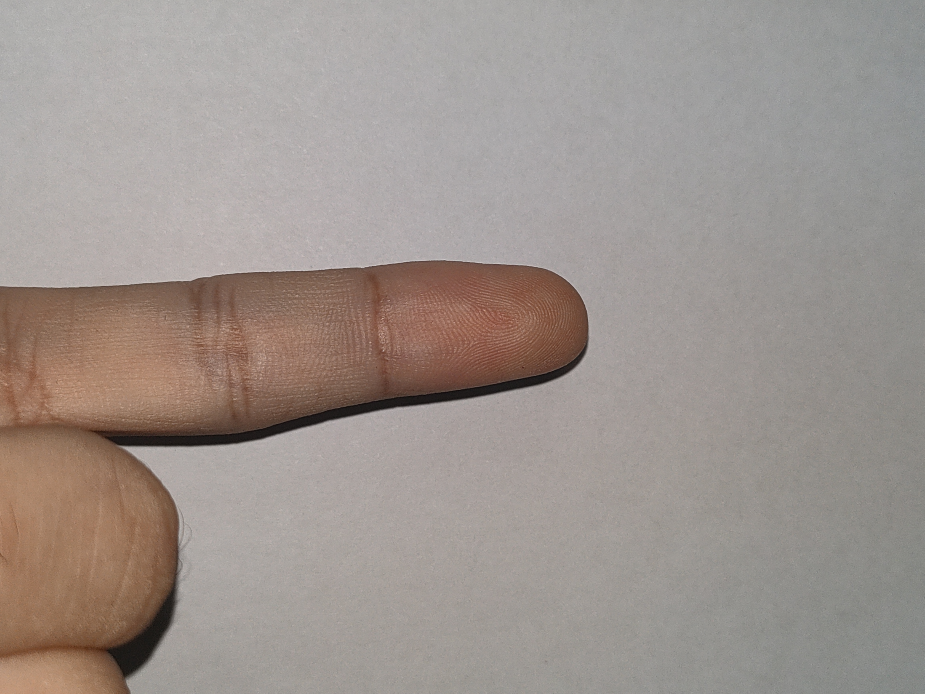
#> input picture Sample Data/FingerPhoto/1_1.jpg, 4624 x 3468 px (shown at 1/5 size); its folder holds 4 pictures in this run
$ python verify_case_run.py
#> lines starting #> are read from the running program, lines starting #| are printed output that depends on the picture; after the words box and inside, x2 and y2 are one past the last pixel; in counts of white or black regions, pixels touching at a corner belong together; pictures that were not available may be replaced by others from this repository, and a replacement may not be noted
### Direct Frequency Estimation/src/algorithm/fingerphotoSegmentation.py
import cv2 as cv
import numpy as np
import matplotlib.pyplot as plt
from skimage.measure import regionprops

def cropFingertip(input_img, mask_img):
    '''
        Crop Fingerphoto by using "mask_img" to Bouding Box
    '''
    # -> Get Object and their properties
    _, label_img = cv.connectedComponents(mask_img)
    feature_vects = regionprops(label_img)
    # -> Find Largest Object index (assume it is Fingertip Object)
    max_area = 0
    for i in range(len(feature_vects)):
        if feature_vects[i].area > max_area:
            max_idx = i
            max_area = feature_vects[i].area

    # -> Find bounding box for cropping, "bbox_pos" = (y_topLeft, x_topLeft, y_botRight, x_botRight)
    bbox_pos = feature_vects[max_idx].bbox
    # -> Crop both "input_img" and "mask_img"
    input_crop = input_img[bbox_pos[0]:bbox_pos[2], bbox_pos[1]:bbox_pos[3]]
    mask_crop = mask_img[bbox_pos[0]:bbox_pos[2], bbox_pos[1]:bbox_pos[3]]

    # [6 lines of commented-out code are left out]

    return input_crop, mask_crop

def transformFinger(input_img):
    '''
        Transform Fingerphoto into the same perspective as Fingerprint
    '''
    # -> Rotate Fingerphoto to be Vertical
    rotate_img = cv.rotate(input_img, cv.ROTATE_90_COUNTERCLOCKWISE)
    # -> Flip, Mirroring vertical-axis
    flip_img = cv.flip(rotate_img, 1)

    return flip_img

def fingerphotoSegmentation(input_img, segment_img):
    '''
       "Main" : Fingerphoto (Fingertip) Segmentation by using Manual Masking
    '''
    ### => Thresholding to get binary mask image
    0, 127, 255
    base_mask = np.where(segment_img > 190, 255, 0)
    finger_mask = np.where(segment_img > 100, 255, 0)
    mask_img = np.logical_xor(finger_mask, base_mask).astype(np.uint8) * 255
    ### => Crop Fingertip
    input_crop, mask_crop = cropFingertip(input_img, mask_img)
    ### => Transform Finger Direction (to be same as Fingerprint)
    input_crop = transformFinger(input_crop)
    mask_crop = transformFinger(mask_crop)

    # [5 lines of commented-out code are left out]

    return input_crop, mask_crop

### Direct Frequency Estimation/src/algorithm/fingerphotoEnhancement.py
import cv2 as cv
import numpy as np
import matplotlib.pyplot as plt

def blurImage(input_img, blurSize_ratio):
    '''
        Blur for suppressing noise, the size is referent to input_img size
    '''
    # -> Set Gaussian Window Size
    gauss_size = int(blurSize_ratio * min(input_img.shape))
    if gauss_size % 2 == 0:
        gauss_size += 1
    # -> Apply Gaussian Blur (Sigma distribute fit to window size)
    blur_img = cv.GaussianBlur(input_img, (gauss_size, gauss_size), 0)

    return blur_img

def differentOfGaussian(input_img, blurSize_ratio):
    '''
        Find the Different between "input_img" and
        "gauss_img" (the input that filtered by gaussian filter)
    '''
    # -> Set Gaussian Window Size
    gauss_img = blurImage(input_img, blurSize_ratio)
    # -> Sharpening by Subtract with Low-passed image
    dog_img = input_img.astype(float) - gauss_img.astype(float)    # to "float" prevent the overflowing

    return dog_img

def convertRange(input_array, min_val, max_val):
    '''
        Convert any value range array into specifc range value array
    '''
    # -> Convert into [0, 1]
    norm_array = (input_array - input_array.min()) / (input_array.max() - input_array.min())
    # -> Convert [0, 1] into [min_val, max_val]
    output_array = (norm_array * (max_val - min_val)) + min_val

    return output_array

def clahe(input_img, window_params, clip_ratio):
    '''
        Contrast Limited Adaptive Histogram Equalization
        adaptive with "WINDOW_SIZE"
    '''
    # -> Window parameter for adaptive window partition
    WINDOW_SIZE, STRIDE_SIZE = window_params
    # -> Number of row and column for specific "WINDOW_SIZE"
    # tile_row = 1 if input_img.shape[0]//WINDOW_SIZE == 0 else tile_row = input_img.shape[0]//WINDOW_SIZE
    # tile_col = 1 if input_img.shape[1]//WINDOW_SIZE == 0 else tile_col = input_img.shape[1]//WINDOW_SIZE
    tile_row = (lambda: 1, lambda: input_img.shape[0]//WINDOW_SIZE)[input_img.shape[0] // WINDOW_SIZE == 0]()
    tile_col = (lambda: 1, lambda: input_img.shape[1]//WINDOW_SIZE)[input_img.shape[1] // WINDOW_SIZE == 0]()

    # -> Clip Limit, ratio refernet to "WINDOW_SIZE"
    clip_limit = (WINDOW_SIZE * WINDOW_SIZE) * clip_ratio
    # -> CLAHE
    CLAHE = cv.createCLAHE(clipLimit=clip_limit, tileGridSize=(tile_col, tile_row))
    clahe_img = CLAHE.apply(input_img)

    return clahe_img

def fingerphotoEnhancement(input_img, mask_img, window_params):
    '''
        "Main" : Fingerphoto Enhancement to boost Fingerprint Detail
    '''
    ### => Different of Gaussian
    dog_img = differentOfGaussian(input_img, blurSize_ratio=0.05)
    ### => Convert to [0, 255]
    dog_img = convertRange(dog_img, 0, 255).astype(np.uint8)
    ### => Blur image to suppress noise
    dog_img = blurImage(dog_img, blurSize_ratio=0.02)
    ### => apply CLAHE
    clahe_img = clahe(dog_img, window_params, clip_ratio=0.06)
    ### => Invert Ridge <-> Valley intensity
    inv_img = 255 - clahe_img
    ### => Convert to [-1, 1]
    inv_img = convertRange(inv_img, -1, 1)
    ### => Masking Fingertip
    ench_img = inv_img * mask_img

    # [6 lines of commented-out code are left out]

    return ench_img


### Direct Frequency Estimation/src/modules/utils/getFilenameWithoutExtension.py
import os

def getFilenameWithoutExtension(file_abs_path, getFileType=False):
    file_basename = [os.path.basename(x) for x in file_abs_path]

    if not getFileType:
        file_purename = [x.split('.')[0] for x in file_basename]
        return file_purename

    return file_basename

### Direct Frequency Estimation/src/algorithm/fourierFeatures.py
import cv2 as cv
import numpy as np
import matplotlib.pyplot as plt

from modules.fourierEngine import Fourier2D

# [39 lines left out: functions createRing, freqFilters, not called in this run]

def fourierFeatures(input_img):
    '''
        Features Extraction with Fourier Transformation
    '''
    ### => Short-Time Foruier Transformation
    FFT = Fourier2D(input_img, window_func="Gaussian")
    FFT.fft()
    # - Get Fourier
    magnitude = FFT.centerBanning(hp_filter="Gaussian")

    ### => Frequency Filters
    BAND_WIDTH = int(min(magnitude.shape)*0.01)
    STRIDE_WIDTH = BAND_WIDTH // 2
    freq_filters = freqFilters(magnitude, BAND_WIDTH, STRIDE_WIDTH)

    return freq_filters

### Direct Frequency Estimation/src/verify_case_run.py
import argparse as argument
import cv2 as cv
import numpy as np
import matplotlib
import time
# matplotlib.use("Agg")
import matplotlib.pyplot as plt
from tqdm import tqdm
from glob import glob

from modules.padding import valuePadding2D
from modules.utils import *

# <-------------------------------> Algorithm Process <------------------------------------->
from algorithm.fingerphotoSegmentation import fingerphotoSegmentation
from algorithm.fingerphotoEnhancement import fingerphotoEnhancement
from algorithm.fourierFeatures import fourierFeatures
from algorithm.sizeRepresentation import sizeRepresentation
# <------------------------------> Save Result Function <----------------------------------->
from saves.medianResponseScale import medianResponseScale
from saves.readError import readError
from saves.resizeImage import resizeImage
from saves.resizeRatio import resizeRatio

# <---------------------------------> Local Function <-------------------------------------->
def RES2LSfilename(input_filename):
    '''
        Convert from RES format to LS format filename
    '''
    id_name = input_filename.split('_')
    # -> Reform convert
    output_filename = id_name[0] + '_' + id_name[1]
    # -> file type
    output_file = output_filename + ".bmp"

    return output_filename, output_file

# <------------------------------> Algorithm Parameters <----------------------------------->
# -> Short-Time Window Parameters
WINDOW_SIZE = 128
STRIDE_SIZE = WINDOW_SIZE // 4
window_params = [WINDOW_SIZE, STRIDE_SIZE]
# -> Frequency Subbands Parameters
BAND_WIDTH = 2
STRIDE_WIDTH = BAND_WIDTH // 2
freq_params = [BAND_WIDTH, STRIDE_WIDTH]
# -> Orientation Subbands Parameters
BAND_THETA = 10
STRIDE_THETA = BAND_THETA // 2
orient_params = [BAND_THETA, STRIDE_THETA]
# <--------------------------------> PATH Parameters <------------------------------------->
INPUT_PATH = "../Sample Data/FingerPhoto/"
REFERENT_PATH = "../Sample Data/FingerPrint/"
SEGMENT_PATH = "../Sample Data/FingerPhoto Segment/"
OUTPUT_PATH = "output/"

if __name__ == "__main__":
    ### - 2250
    ### >>> Set Arguments
    argParser = argument.ArgumentParser(description="Create Scale Referent Subbands Database")
    argParser.add_argument("-i", "--input", default=INPUT_PATH, help="input fingerphoto PATH")
    argParser.add_argument("-r", "--reference", default=REFERENT_PATH, help="referent fingerprint PATH")
    argParser.add_argument("-s", "--segment", default=SEGMENT_PATH, help="input segment PATH")
    argParser.add_argument("-o", "--output", default=OUTPUT_PATH, help="output rescale PATH")
    argParser.add_argument("-f", "--first", type=int, default=0, help="First Index")
    argParser.add_argument("-l", "--last", type=int, default=-1, help="Last Index")
    ### >>> Set Parameters from Arguments
    args = argParser.parse_args()
    input_path = args.input
    ref_path = args.reference
    segment_path = args.segment
    output_path = args.output
    first_idx = args.first
    last_idx = args.last
    ### > Get All files in the "input_path"
    # Input Fingerphoto
    input_files = glob(input_path + "*")
    input_filenames = getFilenameWithoutExtension(input_files)
    # Segmentation Mask
    segment_files = glob(segment_path + "*")
    ### >>> Arrange Parameters
    if last_idx == -1:
        last_idx = len(input_files)
    output_path = output_path + "verify_case_run/"

    # total_time = 0

    for i in tqdm(range(first_idx, last_idx)):
        ### -> Read Image and convert to Grayscale
        # - Input Fingerphoto Image
        input_img = cv.imread(input_files[i])
#> input_img is the input picture: shape (3468, 4624, 3); mean B, G, R 142.3, 147.8, 157.5
        input_img = cv.cvtColor(input_img, cv.COLOR_BGR2GRAY)
#> input_img: shape (3468, 4624)
        # - Referent Fingerprint Image
        ref_filename, ref_file = RES2LSfilename(input_filenames[i])
        ref_img = cv.imread(ref_path + ref_file)
        ref_img = cv.cvtColor(ref_img, cv.COLOR_BGR2GRAY)
        # - Input Segmentation of Fingerphoto Image
        segment_img = cv.imread(segment_files[i])
        segment_img = cv.cvtColor(segment_img, cv.COLOR_BGR2GRAY)

        ### => Fingerphoto Process
        # - Fingerphoto (Fingertip) Segmentation
        input_crop, mask_crop = fingerphotoSegmentation(input_img, segment_img)
#> in fingerphotoSegmentation, `base_mask = np.where(segment_img > 190, 255, 0)`:
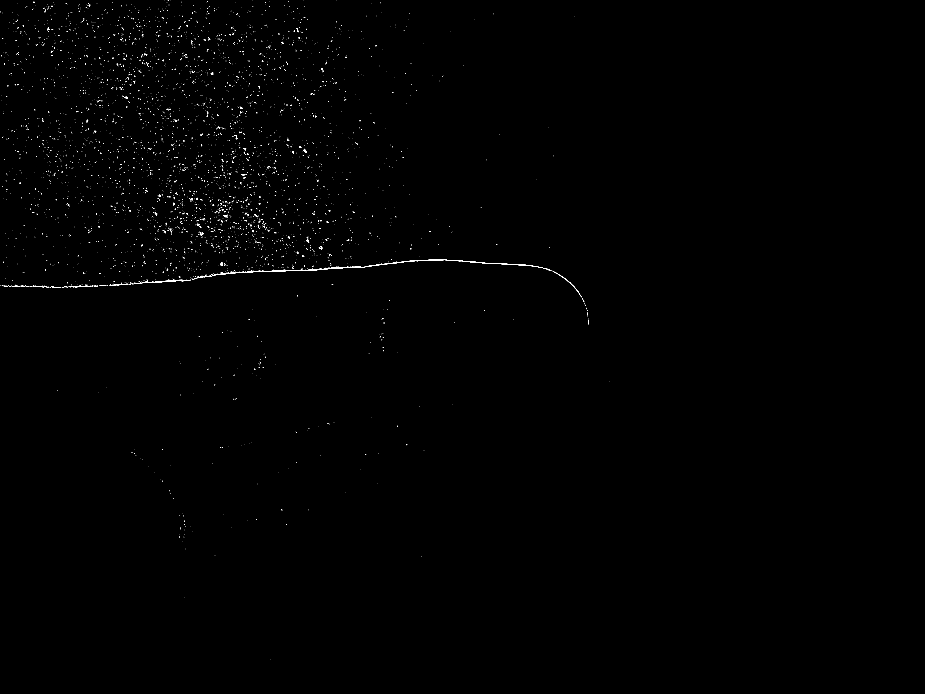
#> base_mask: shape (3468, 4624) int64 (shown at 1/5 size); 0.16% white in thin lines or dots, all inside (x1, y1, x2, y2) = (0, 0, 3047, 3299)
#> in fingerphotoSegmentation, `finger_mask = np.where(segment_img > 100, 255, 0)`: finger_mask: shape (3468, 4624) int64; 93.5% white; 7177 black regions (5697 under 20 px), largest, box (x1, y1, x2, y2) and area: (0, 1301, 2943, 3468) 917605, (2295, 1456, 2520, 1521) 1494, (2312, 1477, 2492, 1532) 1208
#> in fingerphotoSegmentation, `mask_img = np.logical_xor(finger_mask, base_mask).astype(np.uint8) * 255`:
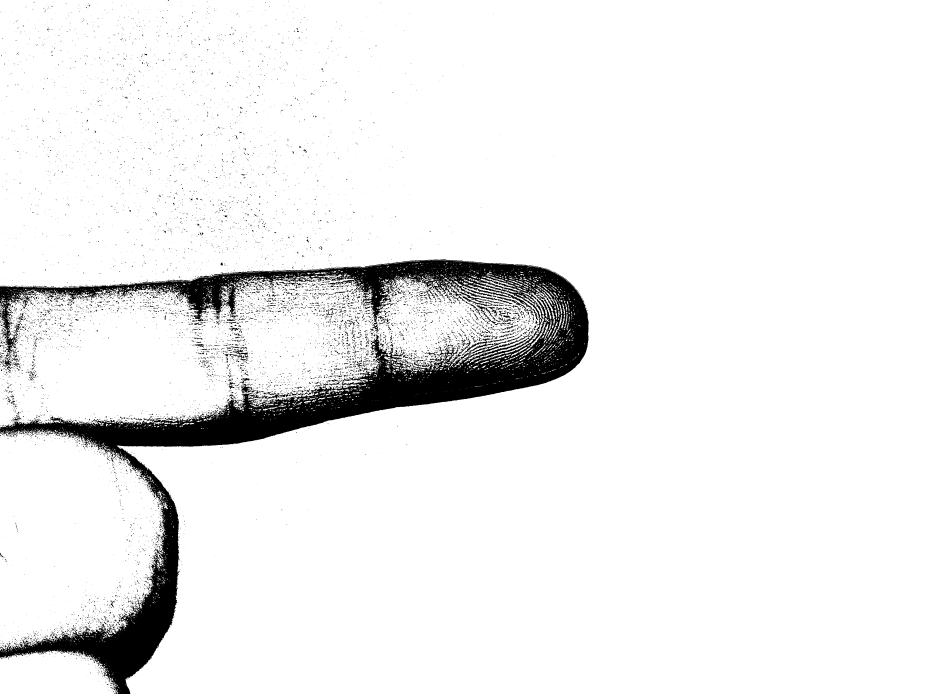
#> mask_img: shape (3468, 4624) (shown at 1/5 size); 93.3% white; 11020 black regions (9404 under 20 px)
#> in cropFingertip, `_, label_img = cv.connectedComponents(mask_img)`:
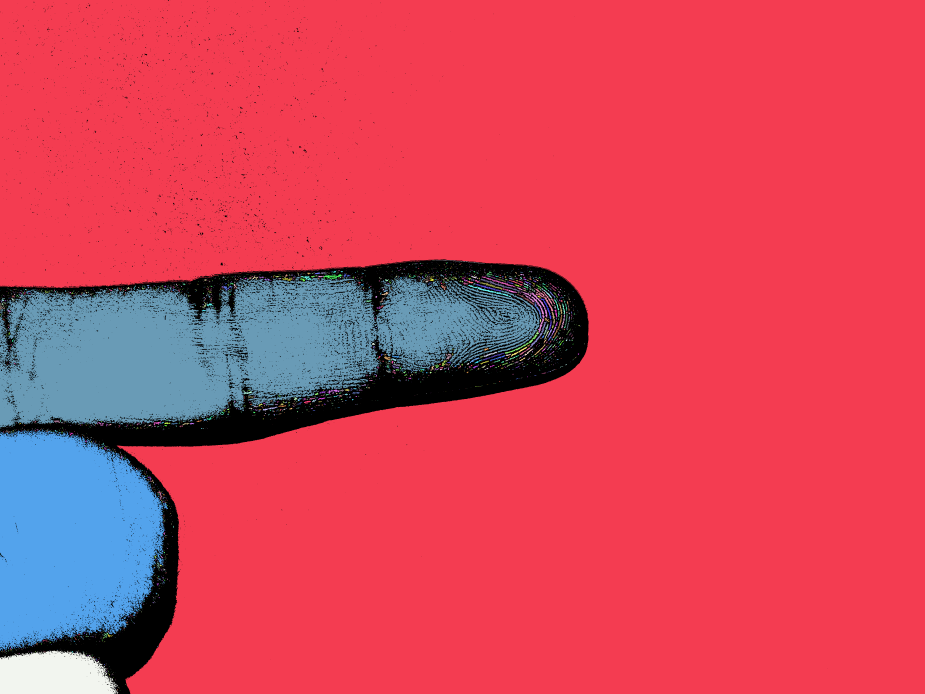
#> label_img: shape (3468, 4624) int32 (shown at 1/5 size); 3377 distinct labels, from 0 to 3376; one colour per label, 0 black
#> in cropFingertip, `feature_vects = regionprops(label_img)`: feature_vects = 3376 regions; largest, box (x1, y1, x2, y2) and area: (0, 0, 4624, 3468) 12829057, (0, 1379, 2699, 2142) 1234058, (0, 2148, 840, 3254) 714375, (0, 3252, 592, 3468) 104501, (2605, 1457, 2738, 1663) 3263
#> the loop in cropFingertip, `for i in range(len(feature_vects)):` made 3376 passes
#> (max_idx, max_area) on pass 1: (0, 12829057)
#> after the loop in cropFingertip, `for i in range(len(feature_vects)):`: max_area = 12829057; max_idx = 0
#> in cropFingertip, `bbox_pos = feature_vects[max_idx].bbox`: bbox_pos = (0, 0, 3468, 4624)
#> in transformFinger (call 2), `rotate_img = cv.rotate(input_img, cv.ROTATE_90_COUNTERCLOCKWISE)`: rotate_img: shape (4624, 3468); 93.3% white; 11020 black regions (9404 under 20 px), largest, box (x1, y1, x2, y2) and area: (1297, 1681, 3468, 4624) 922759, (1456, 2104, 1521, 2329) 1494, (1477, 2132, 1532, 2312) 1208
#> in transformFinger (call 2), `flip_img = cv.flip(rotate_img, 1)`:
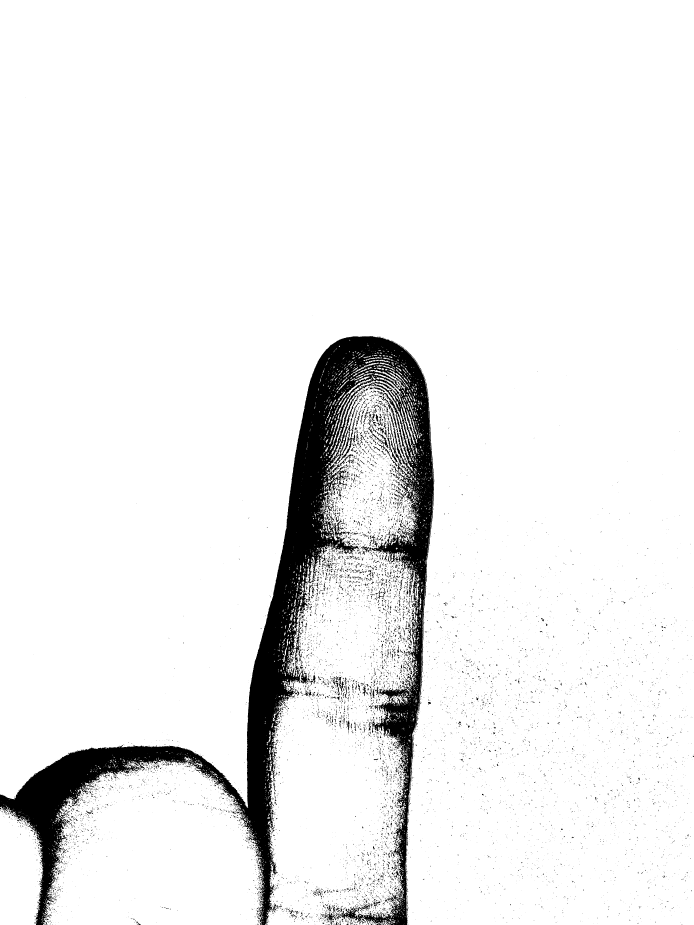
#> flip_img: shape (4624, 3468) (shown at 1/5 size); 93.3% white; 11020 black regions (9404 under 20 px), largest, box (x1, y1, x2, y2) and area: (0, 1681, 2171, 4624) 922759, (1947, 2104, 2012, 2329) 1494, (1936, 2132, 1991, 2312) 1208
        # - Fingerphoto (Fingertip) Enhancement
        ench_img = fingerphotoEnhancement(input_crop, mask_crop, window_params)
#> in differentOfGaussian, `dog_img = input_img.astype(float) - gauss_img.astype(float)    # to "f..`:
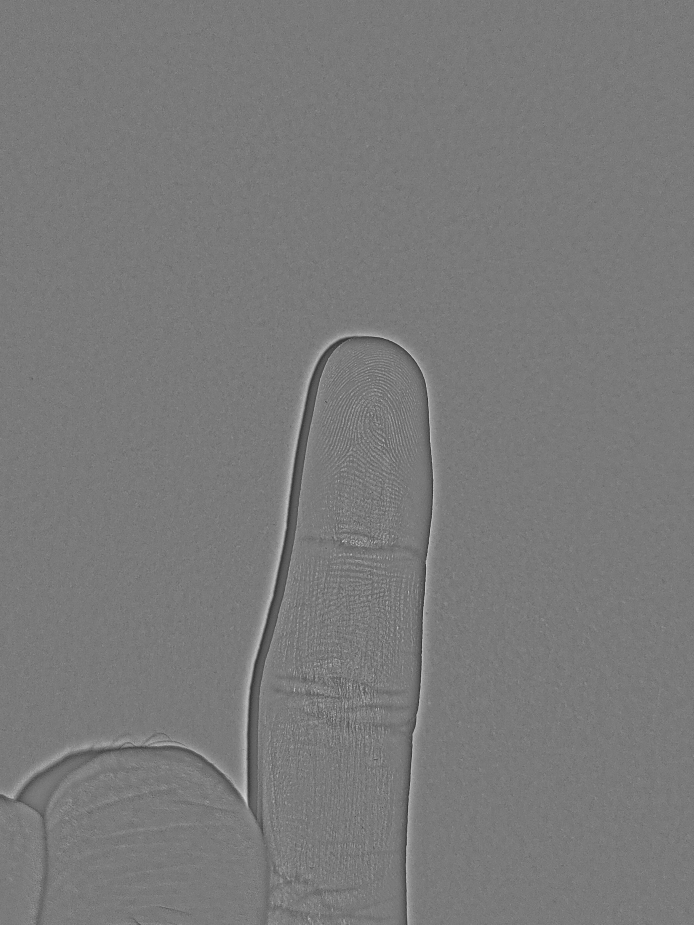
#> dog_img: shape (4624, 3468) float64 (shown at 1/5 size); min -110, max 119, mean 0; drawn with min black and max white
#> in clahe, `clahe_img = CLAHE.apply(input_img)`:
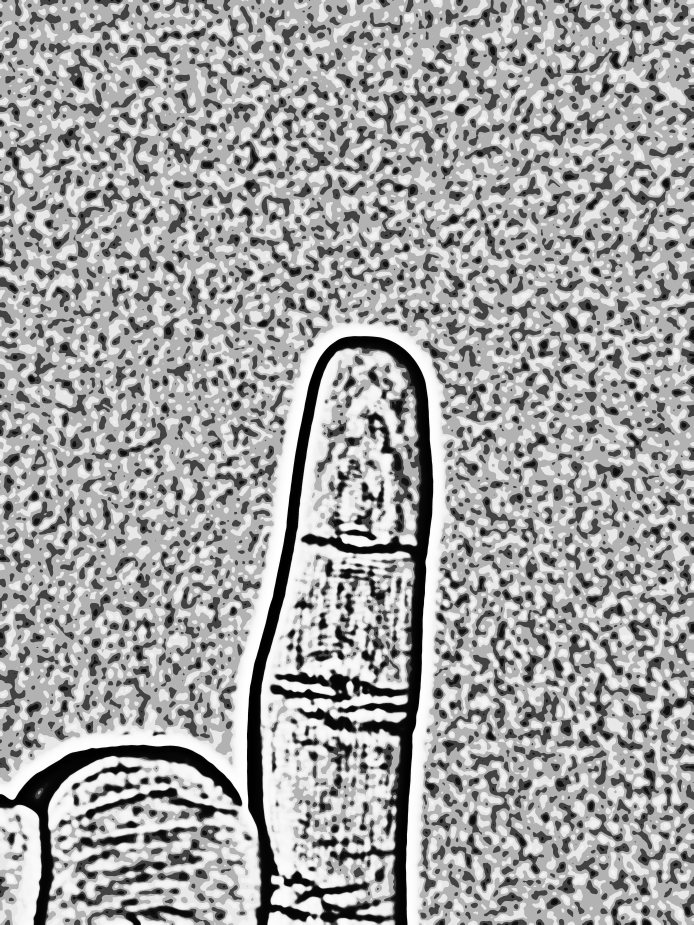
#> clahe_img: shape (4624, 3468) (shown at 1/5 size); min 0, max 255, mean 162.8
#> in fingerphotoEnhancement, `ench_img = inv_img * mask_img`:
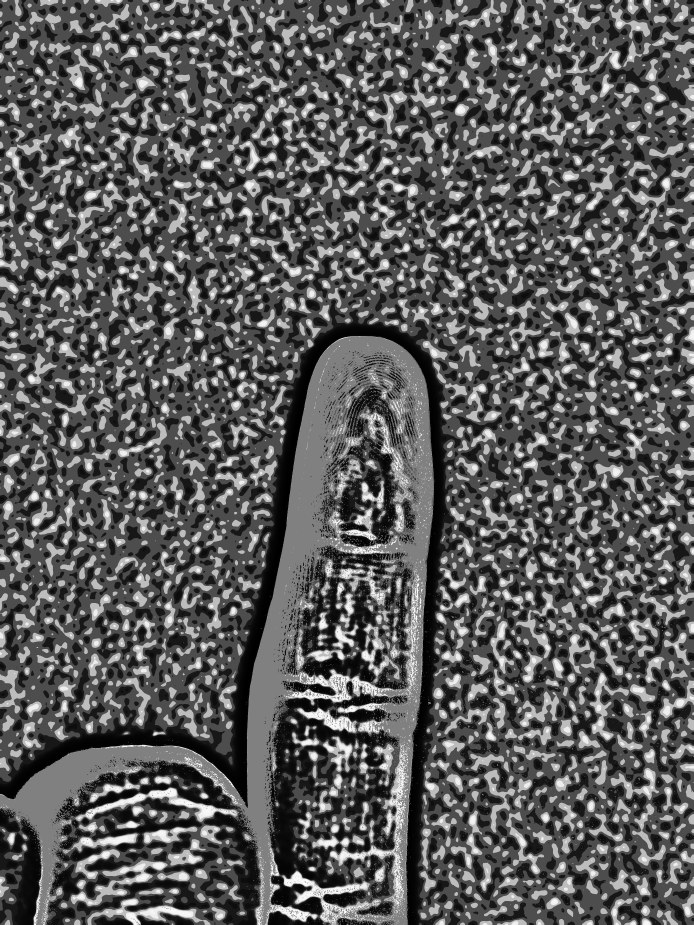
#> ench_img: shape (4624, 3468) float64 (shown at 1/5 size); min -255, max 253, mean -73.9; drawn with min black and max white
        # - Obtain Fourier Transformation Features
#> (the run stopped early here; a loop or call above may not have finished)
